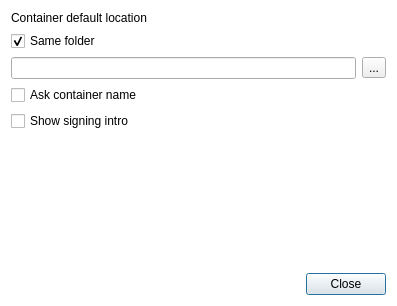
<ui version="4.0" >
 <class>Settings</class>
 <widget class="QDialog" name="Settings" >
  <property name="geometry" >
   <rect>
    <x>0</x>
    <y>0</y>
    <width>397</width>
    <height>306</height>
   </rect>
  </property>
  <property name="windowTitle" >
   <string>Settings</string>
  </property>
  <property name="styleSheet" >
   <string notr="true" >#Settings { background: white; }
QLabel, QLineEdit, QCheckBox, QGroupBox { font: 8pt "Arial Baltic"; }
</string>
  </property>
  <layout class="QVBoxLayout" name="verticalLayout" >
   <item>
    <widget class="QLabel" name="label" >
     <property name="text" >
      <string>Container default location</string>
     </property>
    </widget>
   </item>
   <item>
    <widget class="QCheckBox" name="defaultSameDir" >
     <property name="text" >
      <string>Same folder</string>
     </property>
     <property name="checked" >
      <bool>true</bool>
     </property>
    </widget>
   </item>
   <item>
    <layout class="QHBoxLayout" name="horizontalLayout" >
     <item>
      <widget class="QLineEdit" name="defaultDir" >
       <property name="readOnly" >
        <bool>true</bool>
       </property>
      </widget>
     </item>
     <item>
      <widget class="QToolButton" name="selectDefaultDir" >
       <property name="text" >
        <string>...</string>
       </property>
      </widget>
     </item>
    </layout>
   </item>
   <item>
    <widget class="QCheckBox" name="askSaveAs" >
     <property name="text" >
      <string>Ask container name</string>
     </property>
    </widget>
   </item>
   <item>
    <widget class="QCheckBox" name="showIntro" >
     <property name="text" >
      <string>Show signing intro</string>
     </property>
    </widget>
   </item>
   <item>
    <spacer name="verticalSpacer" >
     <property name="orientation" >
      <enum>Qt::Vertical</enum>
     </property>
     <property name="sizeHint" stdset="0" >
      <size>
       <width>20</width>
       <height>40</height>
      </size>
     </property>
    </spacer>
   </item>
   <item>
    <widget class="QDialogButtonBox" name="buttonBox" >
     <property name="standardButtons" >
      <set>QDialogButtonBox::Close</set>
     </property>
    </widget>
   </item>
  </layout>
 </widget>
 <tabstops>
  <tabstop>defaultDir</tabstop>
  <tabstop>selectDefaultDir</tabstop>
  <tabstop>showIntro</tabstop>
 </tabstops>
 <resources/>
 <connections>
  <connection>
   <sender>showIntro</sender>
   <signal>stateChanged(int)</signal>
   <receiver>Settings</receiver>
   <slot>save()</slot>
   <hints>
    <hint type="sourcelabel" >
     <x>219</x>
     <y>131</y>
    </hint>
    <hint type="destinationlabel" >
     <x>217</x>
     <y>188</y>
    </hint>
   </hints>
  </connection>
  <connection>
   <sender>askSaveAs</sender>
   <signal>stateChanged(int)</signal>
   <receiver>Settings</receiver>
   <slot>save()</slot>
   <hints>
    <hint type="sourcelabel" >
     <x>226</x>
     <y>95</y>
    </hint>
    <hint type="destinationlabel" >
     <x>226</x>
     <y>207</y>
    </hint>
   </hints>
  </connection>
  <connection>
   <sender>defaultSameDir</sender>
   <signal>stateChanged(int)</signal>
   <receiver>Settings</receiver>
   <slot>save()</slot>
   <hints>
    <hint type="sourcelabel" >
     <x>226</x>
     <y>39</y>
    </hint>
    <hint type="destinationlabel" >
     <x>226</x>
     <y>207</y>
    </hint>
   </hints>
  </connection>
  <connection>
   <sender>buttonBox</sender>
   <signal>clicked(QAbstractButton*)</signal>
   <receiver>Settings</receiver>
   <slot>reject()</slot>
   <hints>
    <hint type="sourcelabel" >
     <x>226</x>
     <y>394</y>
    </hint>
    <hint type="destinationlabel" >
     <x>226</x>
     <y>207</y>
    </hint>
   </hints>
  </connection>
 </connections>
 <slots>
  <slot>save()</slot>
 </slots>
</ui>
